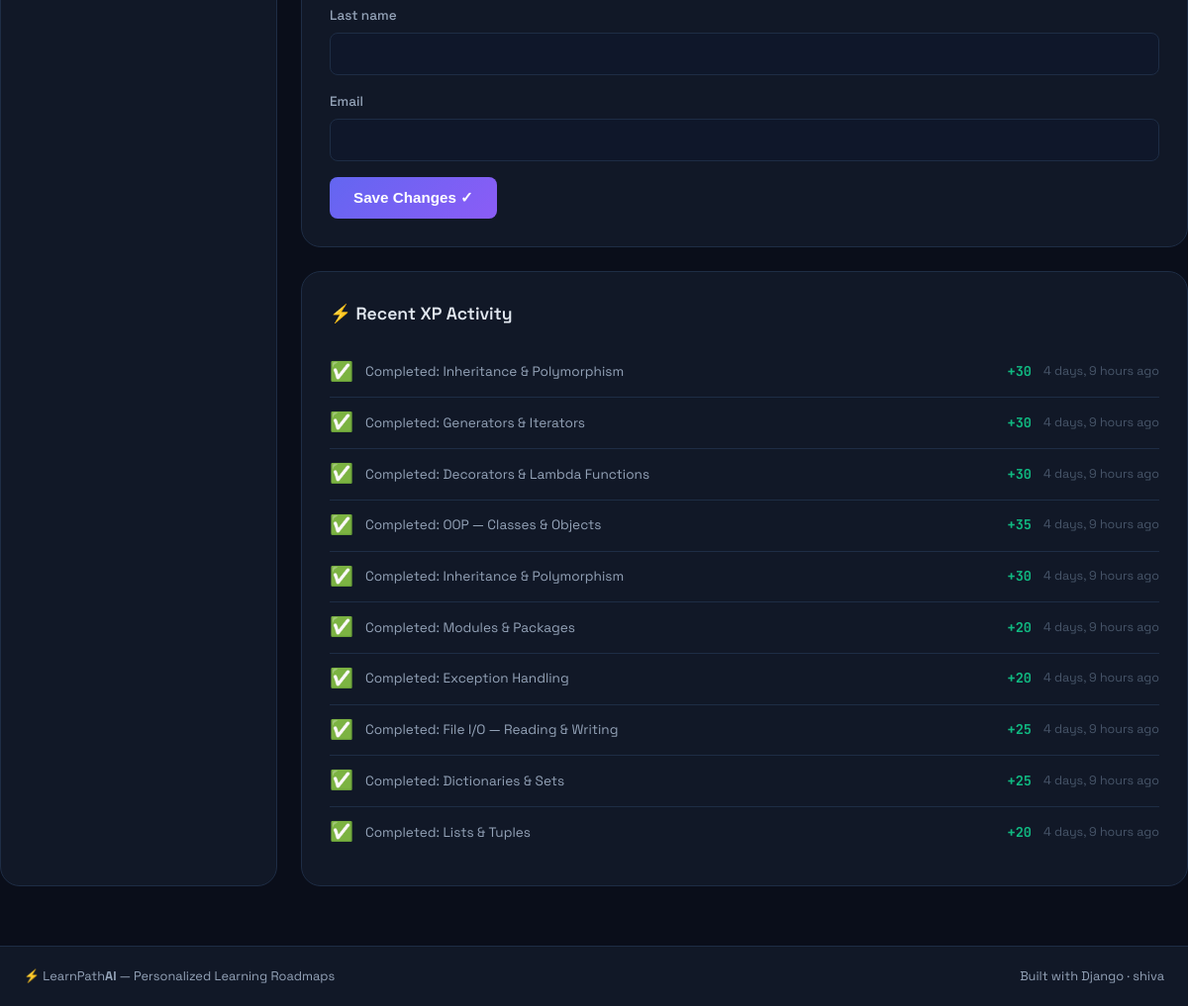
Before: /users/profile/ (signed in, lower part) with the older database file.
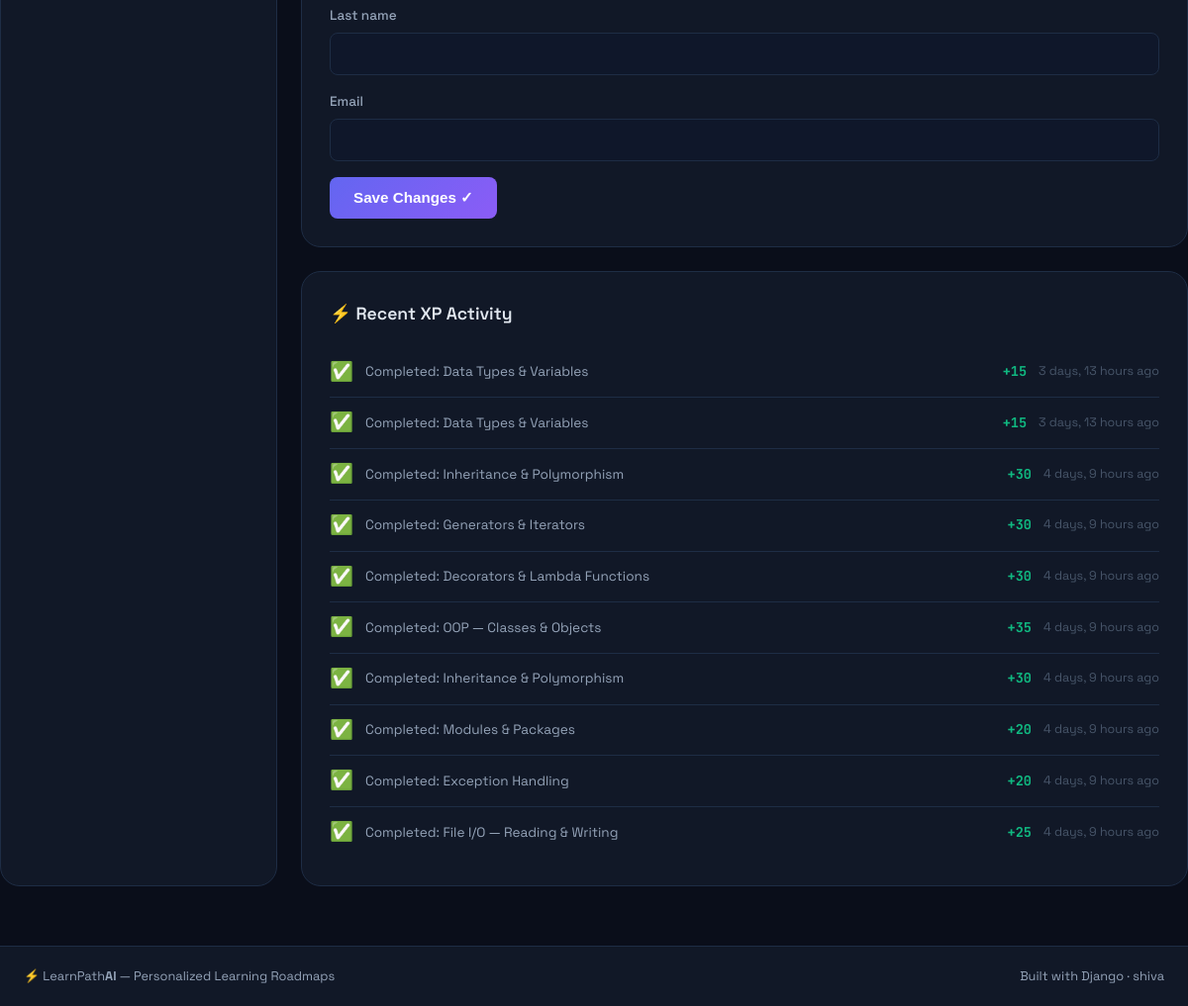
After: the same page with the newer database file.
### progress/models.py (models this page shows, shortened)
class XPLog(models.Model):
    XP_REASONS = [
        ('task_complete', 'Task Completed'),
        ('streak_bonus', 'Streak Bonus'),
        ('roadmap_complete', 'Roadmap Completed'),
        ('daily_login', 'Daily Login'),
        ('perfect_day', 'Perfect Day'),
    ]
    user = models.ForeignKey(User, on_delete=models.CASCADE, related_name='xp_logs')
    reason = models.CharField(max_length=30, choices=XP_REASONS)
    xp_amount = models.IntegerField()
    description = models.CharField(max_length=200)
    earned_at = models.DateTimeField(auto_now_add=True)
    related_task = models.ForeignKey(RoadmapTask, on_delete=models.SET_NULL, null=True, blank=True)
    class Meta:
        ordering = ['-earned_at']
        verbose_name = 'XP Log'
        verbose_name_plural = 'XP Logs'

### users/views.py (the view, shortened to what this page needs)
# urls.py: path('profile/', views.ProfileView.as_view(), name='profile'),
@method_decorator(login_required, name='dispatch')
class ProfileView(View):
    template_name = 'users/profile.html'
    def get(self, request):
        profile = request.user.profile
        xp_history = XPLog.objects.filter(user=request.user).order_by('-earned_at')[:10]
        roadmaps = request.user.roadmaps.all().order_by('-created_at')[:5]
        form = ProfileUpdateForm(instance=profile)
        ctx = {
            'profile': profile,
            'xp_history': xp_history,
            'roadmaps': roadmaps,
            'form': form,
        }
        return render(request, self.template_name, ctx)

### users/forms.py
class ProfileUpdateForm(forms.ModelForm):
    first_name = forms.CharField(max_length=50, required=False, widget=forms.TextInput(attrs={'class': 'form-control'}))
    last_name = forms.CharField(max_length=50, required=False, widget=forms.TextInput(attrs={'class': 'form-control'}))
    email = forms.EmailField(required=False, widget=forms.EmailInput(attrs={'class': 'form-control'}))
    class Meta:
        model = UserProfile
        fields = ['bio', 'avatar', 'experience_level', 'daily_study_hours']
        widgets = {
            'bio': forms.Textarea(attrs={'class': 'form-control', 'rows': 3}),
            'experience_level': forms.Select(attrs={'class': 'form-select'}),
            'daily_study_hours': forms.NumberInput(attrs={'class': 'form-control', 'step': '0.5', 'min': '0.5', 'max': '12'}),
            'avatar': forms.FileInput(attrs={'class': 'form-control'}),
        }

### users/models.py (called while the page is built)
    @property
    def level_number(self):
        return max(1, self.total_xp // 100 + 1)

### templates/users/profile.html (shortened to what this page needs)
{% extends 'base.html' %}
{% block content %}
<div class="container profile-grid">
    <div class="profile-card">
    </div>
    <div class="profile-edit">
        <form method="post" enctype="multipart/form-data" class="edit-form">
            {% for field in form %}
            <div class="form-group">
                <label>{{ field.label }}</label>
                {{ field }}
            </div>
            {% endfor %}
            <button type="submit" class="btn-save">Save Changes ✓</button>
        </form>
    </div>
    <div class="xp-history">
        <h2>⚡ Recent XP Activity</h2>
        {% if xp_history %}
            {% for log in xp_history %}
            <div class="xp-log-row">
                <div class="xp-log-icon">{% if log.reason == 'task_complete' %}✅{% elif log.reason == 'roadmap_complete' %}🏆{% else %}⚡{% endif %}</div>
                <div class="xp-log-text">{{ log.description }}</div>
                <div class="xp-log-amt">+{{ log.xp_amount }}</div>
                <div class="xp-log-time">{{ log.earned_at|timesince }} ago</div>
            </div>
            {% endfor %}
        {% else %}
            <p class="widget-empty">No XP earned yet. Complete tasks to get started!</p>
        {% endif %}
    </div>
</div>
{% endblock %}

Changed rows visible on the page:
no longer on this page (row unchanged): XPLog: description "Completed: Dictionaries & Sets", xp_amount "25", earned_at "4 days, 9 hours"
no longer on this page (row unchanged): XPLog: description "Completed: Lists & Tuples", xp_amount "20", earned_at "4 days, 9 hours"
added XPLog: description "Completed: Data Types & Variables", xp_amount "15", earned_at "3 days, 13 hours"
added XPLog: description "Completed: Data Types & Variables", xp_amount "15", earned_at "3 days, 13 hours"
